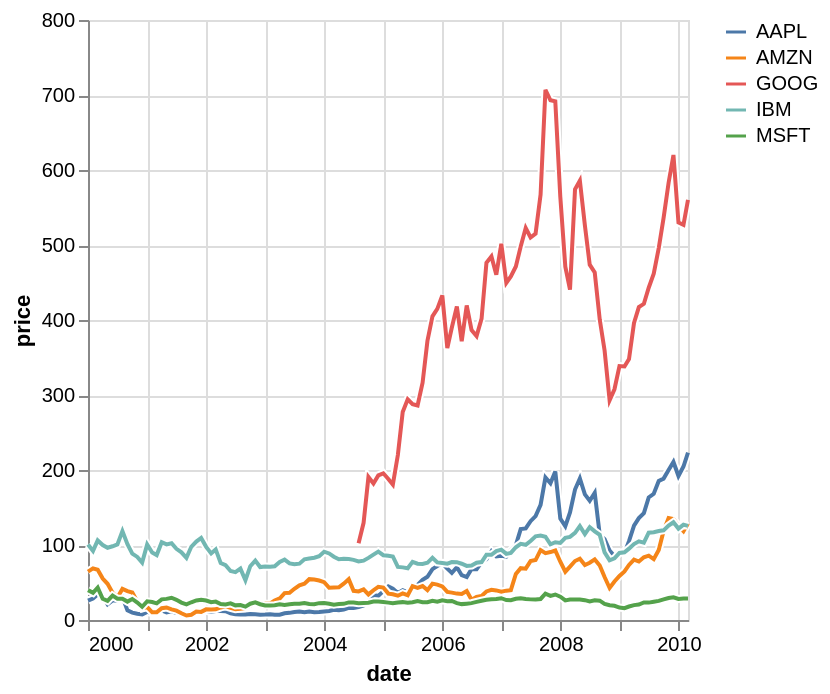

The Vega-Lite source for this figure:
### Vega-Lite specification from a JSON file in a GitHub repository (floating-point values rounded to 4 significant figures; data arrays with more than 128 entries replaced by an {"elided": "..."} marker saying what was removed)
{"$schema": "https://vega.github.io/schema/vega-lite/v4.json", "description": "Multi-series Line Chart with Halo. Use pivot and repeat-layer as a workaround to facet groups of lines and their halo strokes. See https://github.com/vega/vega-lite/issues/6192 for more discussion.", "data": {"values": {"elided": "560 records"}}, "transform": [{"pivot": "symbol", "value": "price", "groupby": ["date"]}], "repeat": {"layer": ["AAPL", "AMZN", "GOOG", "IBM", "MSFT"]}, "spec": {"layer": [{"mark": {"type": "line", "stroke": "white", "strokeWidth": 4}, "encoding": {"x": {"field": "date", "type": "temporal"}, "y": {"field": {"repeat": "layer"}, "type": "quantitative", "title": "price"}}}, {"mark": {"type": "line"}, "encoding": {"x": {"field": "date", "type": "temporal"}, "y": {"field": {"repeat": "layer"}, "type": "quantitative", "title": "price"}, "stroke": {"datum": {"repeat": "layer"}, "type": "nominal"}}}]}}
